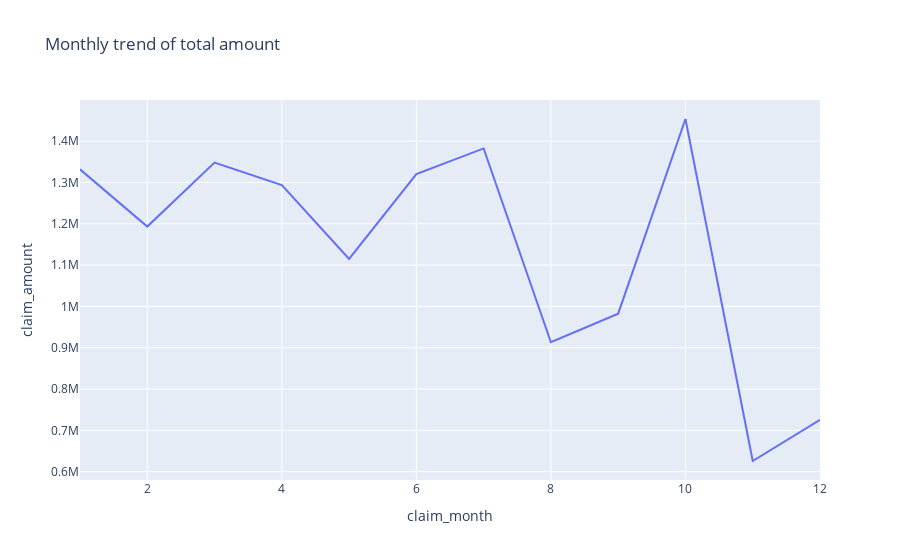

This figure's notebook cell:
### Code cell
fig1=px.line(claim, x="claim_month", y="claim_amount", title="Monthly trend of total amount")

fig1.show()

### Figure 1 — Plotly figure (JSON) as saved in the notebook; plotly's stock layout.template omitted (floating-point values rounded to 4 significant figures)
{"data": [{"hovertemplate": "claim_month=%{x}<br>claim_amount=%{y}<extra></extra>", "legendgroup": "", "line": {"color": "#636efa", "dash": "solid"}, "marker": {"symbol": "circle"}, "mode": "lines", "name": "", "orientation": "v", "showlegend": false, "type": "scatter", "x": [1, 2, 3, 4, 5, 6, 7, 8, 9, 10, 11, 12], "xaxis": "x", "y": [1332000.0, 1193000.0, 1348000.0, 1294000.0, 1115000.0, 1320000.0, 1382000.0, 913400.0, 982600.0, 1454000.0, 625900.0, 725700.0], "yaxis": "y"}], "layout": {"legend": {"tracegroupgap": 0}, "title": {"text": "Monthly trend of total amount"}, "xaxis": {"anchor": "y", "domain": [0, 1], "title": {"text": "claim_month"}}, "yaxis": {"anchor": "x", "domain": [0, 1], "title": {"text": "claim_amount"}}}}
